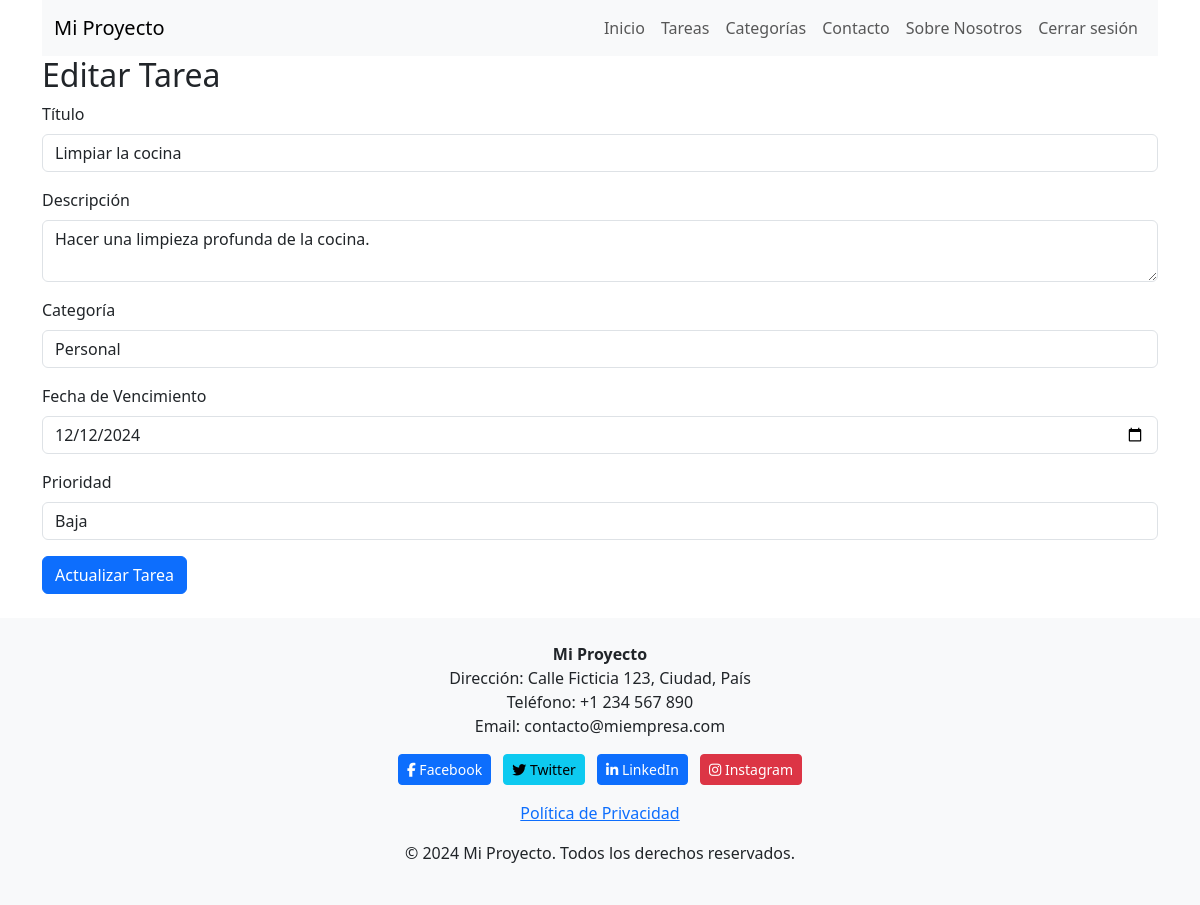
/views/edit_task.php?id=4 (signed in), run on the app's committed database.
### tables this page shows
CREATE TABLE IF NOT EXISTS `tareas` (
    id INT AUTO_INCREMENT PRIMARY KEY,
    nombre VARCHAR(100) NOT NULL,
    descripcion TEXT,
    fecha_vencimiento DATE,
    prioridad INT,
    id_usuario INT,
    id_categoria INT,
    status TINYINT(1) NOT NULL DEFAULT 1,   
    FOREIGN KEY (id_usuario) REFERENCES usuarios(id) ON DELETE CASCADE,
    FOREIGN KEY (id_categoria) REFERENCES categorias(id) ON DELETE CASCADE
);

CREATE TABLE IF NOT EXISTS `categorias` (
    id INT AUTO_INCREMENT PRIMARY KEY,
    nombre VARCHAR(50) NOT NULL,
    id_usuario INT,
    FOREIGN KEY (id_usuario) REFERENCES usuarios(id) ON DELETE CASCADE
);

### models/Model.php (called while the page is built, shortened)
<?php
class Model {
    public function __construct($pdo) {
        $this->db = $pdo;
    }
}
?>

### models/Tarea.php (called while the page is built, shortened)
<?php
require_once 'Model.php';
class Tarea extends Model {
    public function getTareaPorId($id) {
        $stmt = $this->db->prepare("SELECT * FROM tareas WHERE id = ?");
        $stmt->execute([$id]);
        return $stmt->fetch(PDO::FETCH_ASSOC);
    }
}
?>

### models/Categoria.php (called while the page is built, shortened)
<?php
require_once 'Model.php';
class Categoria extends Model {
    public function getCategoriasPorUsuario($usuarioId) {
        $stmt = $this->db->prepare("SELECT * FROM categorias WHERE id_usuario = ?");
        $stmt->execute([$usuarioId]);
        return $stmt->fetchAll();
    }
}
?>

### views/edit_task.php (the view, shortened to what this page needs)
<?php
require_once '../models/Tarea.php';
require_once '../models/Categoria.php';
require_once '../config/db.php';
$tareaModel = new Tarea($pdo);
$categoriaModel = new Categoria($pdo);
if (isset($_GET['id'])) {
    $tareaId = $_GET['id'];
    $tarea = $tareaModel->getTareaPorId($tareaId);
    $categorias = $categoriaModel->getCategoriasPorUsuario($_SESSION['usuario']['id']);
}
?>
<!DOCTYPE html>
<html lang="es">
<head>
    <link href="https://cdn.jsdelivr.net/npm/bootstrap@5.3.0-alpha3/dist/css/bootstrap.min.css" rel="stylesheet">
</head>
<body>
    <div class="container">
    <?php include('../views/header.php'); ?>
        <h2>Editar Tarea</h2>
        <form action="edit_task.php?id=<?php echo $tareaId; ?>" method="POST">
            <div class="mb-3">
                <label for="nombre" class="form-label">Título</label>
                <input type="text" name="nombre" id="nombre" class="form-control"
                    value="<?php echo htmlspecialchars($tarea['nombre']); ?>" required>
            </div>
            <div class="mb-3">
                <label for="descripcion" class="form-label">Descripción</label>
                <textarea name="descripcion" id="descripcion" class="form-control"
                    required><?php echo htmlspecialchars($tarea['descripcion']); ?></textarea>
            </div>
            <div class="mb-3">
                <label for="categoria_id" class="form-label">Categoría</label>
                <select name="categoria_id" id="categoria_id" class="form-control" required>
                    <?php foreach ($categorias as $categoria): ?>
                        <option value="<?php echo $categoria['id']; ?>" <?php echo ($categoria['id'] == $tarea['id_categoria']) ? 'selected' : ''; ?>>
                            <?php echo htmlspecialchars($categoria['nombre']); ?>
                        </option>
                    <?php endforeach; ?>
                </select>
            </div>
            <div class="mb-3">
                <label for="fecha_vencimiento" class="form-label">Fecha de Vencimiento</label>
                <input type="date" name="fecha_vencimiento" id="fecha_vencimiento" class="form-control"
                    value="<?php echo $tarea['fecha_vencimiento']; ?>" required>
            </div>
            <div class="mb-3">
                <label for="prioridad" class="form-label">Prioridad</label>
                <select name="prioridad" id="prioridad" class="form-control" required>
                    <option value="1" <?php echo $tarea['prioridad'] == 1 ? 'selected' : ''; ?>>Baja</option>
                </select>
            </div>
            <button type="submit" class="btn btn-primary">Actualizar Tarea</button>
        </form>
    </div>        <?php include('../views/footer.php'); ?>
</body>
</html>

### public/css/style.css (style rules this page uses)
html, body { height: 100%; margin: 0; }
body { display: flex; flex-direction: column; }
.container { flex: 1; }

### data on the page
tareas: nombre "Limpiar la cocina", descripcion "Hacer una limpieza profunda de la cocina.", categoria_id "Personal", fecha_vencimiento "12/12/2024", prioridad "Baja"
